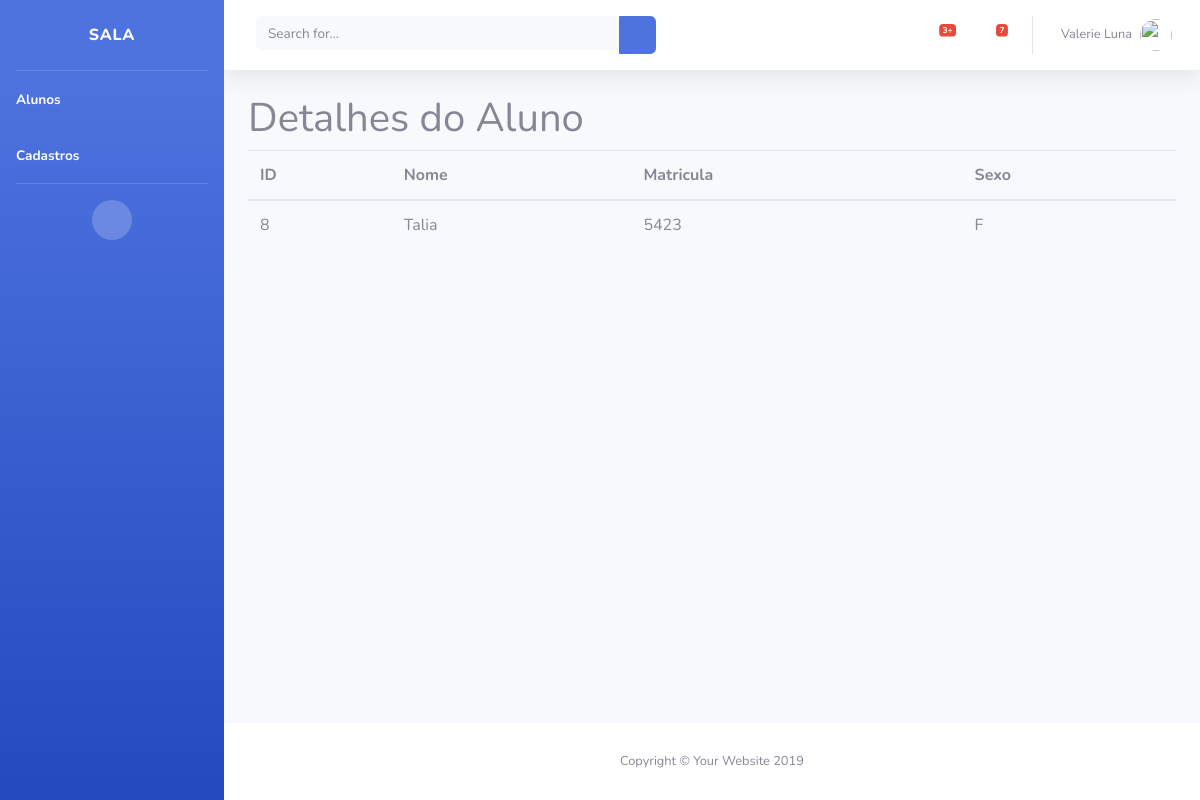
The app's page /aula/aluno/show/8 with its own data.
### aula/models.py (models this page shows, shortened)
class Aluno(models.Model):
    nome = models.CharField(max_length=50)
    matricula = models.IntegerField()
    sexo = models.CharField(max_length=1)

### aula/views.py (the view)
# urls.py: path('aluno/show/<int:id>', views.aluno_show),
def aluno_show(request,id):
    aluno = Aluno.objects.get(pk=id)
    return render(request, 'aluno/show.html',{'aluno':aluno})

### aula/templates/aluno/show.html
{% extends 'base.html' %}
{% block conteudo %}
<h1>Detalhes do Aluno</h1>
<table class="table">
    <thead>
        <tr>
            <th>ID</th>
            <th>Nome</th>
            <th>Matricula</th>
            <th>Sexo</th>
        </tr>
    </thead>
    <tbody>
            <tr>
                <td>{{aluno.id}}</td>
                <td>{{aluno.nome}}</td>
                <td>{{aluno.matricula}}</td>
                <td>{{aluno.sexo}}</td>
            </tr>
    </tbody>
</table>
{% endblock %}

### records on screen
Aluno: id "8", nome "Talia", matricula "5423", sexo "F"
